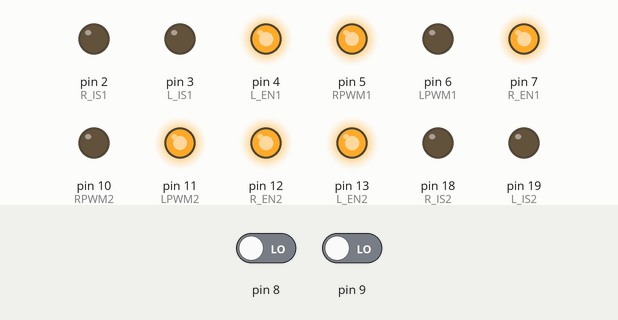
A sketch run on a simulated Arduino Uno, built with avr-gcc and run on an emulated ATmega328P. Shown: output pins drawn as LEDs (lit = HIGH). Inputs (shaded band) come from the test bench; at power-on: pin 8 LOW, pin 9 LOW.

Above: at 0.1 s.
Timing chart, 0 to 1.6 s (numbered marks = the images above):
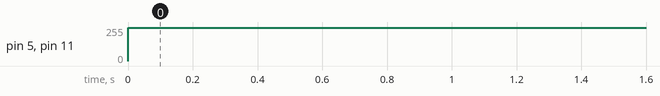

The sketch:

tika_test.ino
```cpp
#define RPWM1 5  // sağ tekerin pwm'si
#define LPWM1 6  // geri yönlü git
#define R_EN1 7  //enable, hep 1 tut
#define L_EN1 4  //enable, hep 1 tut
#define R_IS1 2  //hep 0
#define L_IS1 3  //hep 0

#define RPWM2 10
#define LPWM2 11
#define R_EN2 12
#define L_EN2 13
#define R_IS2 18
#define L_IS2 19

unsigned long timer[4];
byte last_channel[4];
int input[4];

int spd1 = 100;
int spd2 = 100;
int a = 0;
int b = 0;

void setup() {
  pinMode(RPWM1, OUTPUT);
  pinMode(LPWM1, OUTPUT);
  pinMode(R_EN1, OUTPUT);
  pinMode(L_EN1, OUTPUT);
  pinMode(R_IS1, OUTPUT);
  pinMode(L_IS1, OUTPUT);

  pinMode(RPWM2, OUTPUT);
  pinMode(LPWM2, OUTPUT);
  pinMode(R_EN2, OUTPUT);
  pinMode(L_EN2, OUTPUT);
  pinMode(R_IS2, OUTPUT);
  pinMode(L_IS2, OUTPUT);

  digitalWrite(R_EN1, HIGH);
  digitalWrite(L_EN1, HIGH);
  digitalWrite(R_IS1, LOW);
  digitalWrite(L_IS1, LOW);

  digitalWrite(R_EN2, HIGH);
  digitalWrite(L_EN2, HIGH);
  digitalWrite(R_IS2, LOW);
  digitalWrite(L_IS2, LOW);

  PCICR |= (1 << PCIE0);
  PCMSK0 |= (1 << PCINT0);
  PCMSK0 |= (1 << PCINT1);
  PCMSK0 |= (1 << PCINT2);
  PCMSK0 |= (1 << PCINT3);
  Serial.begin(9600);
}

void loop() {
  //print();
  a = abs(1500 - input[0]);
  if (a > 490) a = 490;
  spd1 = map(a,0,490,0,250);

  b = abs(1500 - input[1]);
  if (b > 490) b = 490;
  spd2 = map(b,0,490,0,250);

  if(input[0] > 1450 && input[0] < 1550){
    digitalWrite(RPWM1,LOW);
    digitalWrite(LPWM1,LOW);
    digitalWrite(RPWM2,LOW);
    digitalWrite(LPWM2,LOW);
  }

  if (input[0] < 1450){
    analogWrite(RPWM1,spd1);
    digitalWrite(LPWM1,LOW);
    analogWrite(LPWM2,spd1);
    digitalWrite(RPWM2,LOW);
  }
}

ISR(PCINT0_vect) {
  timer[0] = micros();
  if (last_channel[0] == 0 && PINB & B00000001) // means digitalread
  {
    last_channel[0] = 1;
    timer[1] = timer[0];
  }
  else if (last_channel[0] == 1 && !(PINB & B00000001)) // make sure new channel position will be low
  {
    last_channel[0] = 0;
    input[0] = timer[0] - timer[1];
  }
  if (last_channel[1] == 0 && PINB & B00000010) // means digitalread
  {
    last_channel[1] = 1;
    timer[2] = timer[0];
  }
  else if (last_channel[1] == 1 && !(PINB & B00000010)) // make sure new channel position will be low
  {
    last_channel[1] = 0;
    input[1] = timer[0] - timer[2];
  }
}
```

Measured:
- by itself, pin 5 (RPWM1), pin 11 (LPWM2): 0/255 → 250/255 at 0.00 s
